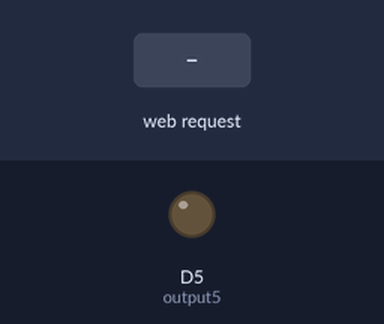
Bench run of a sketch on a simulated ESP8266 (NodeMCU). Parts: output pins drawn as LEDs (lit = HIGH). Inputs (shaded band) come from the test bench. WiFi joins after 1.5 s; servers stay silent unless stated; what the sketch prints to the serial monitor is not drawn.

Above: at 2.7 s.
2.8 s: HTTP request GET /5/on received
At 3.8 s:
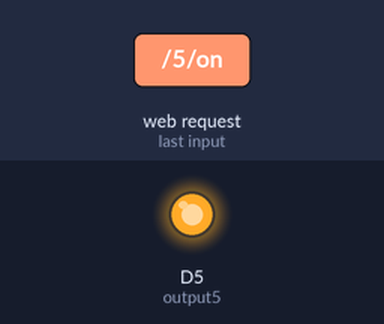
4.3 s: HTTP request GET /5/off received
At 4.9 s:
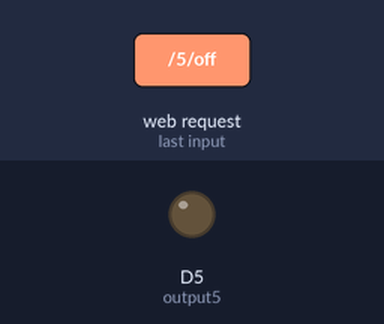
Timing chart, 0 to 7.3 s (numbered marks = the images above; inputs shaded):
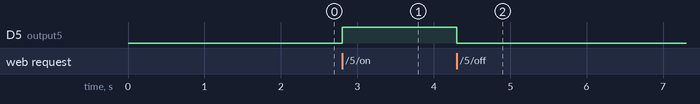

Measured:
- after the input at 2.8 s, D5 (output5): LOW → HIGH at once
- after the input at 4.3 s, D5 (output5): HIGH → LOW at once

The sketch:

_4lamp.ino
```cpp
#include <ESP8266WiFi.h>

// di baggian ini menconectkan ke jaringan
const char* ssid     = "wifi2";
const char* password = "pasword00";

// untuk port server dan kita menggunakan port server  80
WiFiServer server(80);

// unutk menyimpan permintaan server http
String header;

// variabel bantuan utk menyimpan status keluaran saat ini
String output5State = "off";


// untuk pin inputan
const int output5 = D5;

void setup() {
  Serial.begin(115200);
  // unutk keluaran
  pinMode(output5, OUTPUT);

  // membuat hasil output LOW
  digitalWrite(output5, LOW);


  // terhubung ke wifi dengan ssdi dan pass
  Serial.print("Connecting to ");
  Serial.println(ssid);
  WiFi.begin(ssid, password);
  while (WiFi.status() != WL_CONNECTED) {
    delay(500);
    Serial.print(".");
  }
  // membuat alamat local dan mulai web server
  Serial.println("");
  Serial.println("WiFi connected.");
  Serial.println("IP address: ");
  Serial.println(WiFi.localIP());
  server.begin();
}

void loop(){
  WiFiClient client = server.available();   // melihat client yg masuk

  if (client) {                             // jika client yg terhubung,
    Serial.println("New Client.");          // cetak pesan di port serial
    String currentLine = "";                // membuat String untuk menyimpan data yang masuk dari klien
    while (client.connected()) {            // loop sementara klien terhubung
      if (client.available()) {             // jika ada byte untuk dibaca dari klien,
        char c = client.read();             // baca byte, lalu
        Serial.write(c);                    // cetaklah monitor serialnya
        header += c;
        if (c == '\n') {                    // jika byte adalah karakter baris baru
           // jika baris saat ini kosong, Anda mendapat dua karakter baris baru berturut-turut.
           // itulah akhir dari permintaan HTTP klien, jadi kirim respons:
           if (currentLine.length () == 0) {
             // Header HTTP selalu dimulai dengan kode respons (mis. HTTP / 1.1 200 OK)
             // dan tipe konten agar klien tahu apa yang akan terjadi, kemudian baris kosong:
            client.println("HTTP/1.1 200 OK");
            client.println("Content-type:text/html");
            client.println("Connection: close");
            client.println();

            // menyalakan dan mematikan GPIO
            if (header.indexOf("GET /5/on") >= 0) {
              Serial.println("GPIO 5 on");
              output5State = "on";
              digitalWrite(output5, HIGH);
            } else if (header.indexOf("GET /5/off") >= 0) {
              Serial.println("GPIO 5 off");
              output5State = "off";
              digitalWrite(output5, LOW);
            }

            // Tampilkan halaman web HTML
            client.println("<!DOCTYPE html><html>");
            client.println("<head><meta name=\"viewport\" content=\"width=device-width, initial-scale=1\">");
            client.println("<link rel=\"icon\" href=\"data:,\">");
            // CSS untuk menata tombol on / off
             // Jangan ragu untuk mengubah warna latar dan atribut ukuran font agar sesuai dengan preferensi Anda
            client.println("<style>html { font-family: Helvetica; display: inline-block; margin: 0px auto; text-align: center;}");
            client.println(".button { background-color: #195B6A; border: none; color: white; padding: 16px 40px;");
            client.println("text-decoration: none; font-size: 30px; margin: 2px; cursor: pointer;}");
            client.println(".button2 {background-color: #77878A;}</style></head>");

            // Tajuk Halaman Web
            client.println("<body><h1>TA Kelompok 2</h1>");

            // Tampilkan status saat ini, dan tombol ON / OFF untuk Pin 3
            client.println("<p>GPIO 5 - State " + output5State + "</p>");
            // Jika output3 State mati, ini akan menampilkan tombol ON
            if (output5State=="off") {
              client.println("<p><a href=\"/5/on\"><button class=\"button\">ON</button></a></p>");
            } else {
              client.println("<p><a href=\"/5/off\"><button class=\"button button2\">OFF</button></a></p>");
            }

            client.println("</body></html>");

            // Respons HTTP berakhir dengan baris kosong lain
            client.println();
            // Keluar dari loop sementara
            break;
          } else { // jika Anda mendapat baris baru, maka bersihkan currentLine
            currentLine = "";
          }
        } else if (c != '\r') {  // jika Anda mendapatkan hal lain selain karakter carriage return,
           currentLine += c; // tambahkan ke akhir currentLine
        }
      }
    }
    // Bersihkan variabel tajuk
    header = "";
    // tutup koneksi
    client.stop();
    Serial.println("Client disconnected.");
    Serial.println("");
  }
}
```
